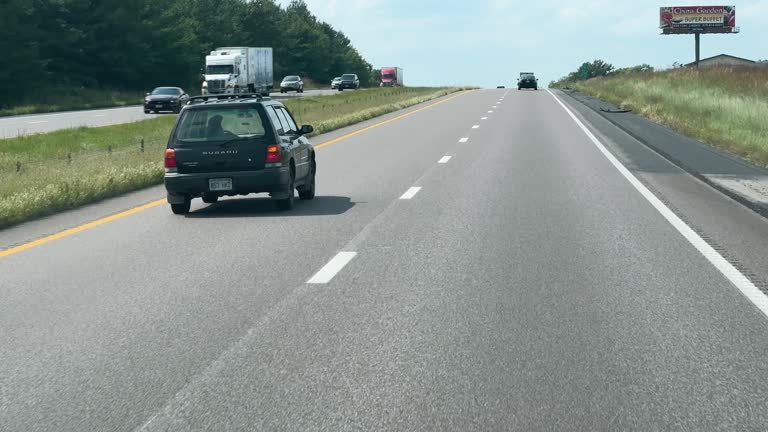
#> input picture img/lanes/lane.jpg, 768 x 432 px
$ jupyter execute lanes_edge_detection.ipynb
#> lines starting #> are read from the running program, lines starting #| are printed output that depends on the picture; after the words box and inside, x2 and y2 are one past the last pixel; in counts of white or black regions, pixels touching at a corner belong together
# Edge Detection on Road Lanes

[cell 1]
import matplotlib.pyplot as plt
import matplotlib.image as mpimg
import numpy as np
import cv2

[cell 2]
# Read in the image and convert it to grayscale
image = mpimg.imread('img/lanes/lane.jpg')
#> image is the input picture: shape (432, 768, 3); mean R, G, B 135.3, 145.9, 141.9
gray = cv2.cvtColor(image, cv2.COLOR_RGB2GRAY)
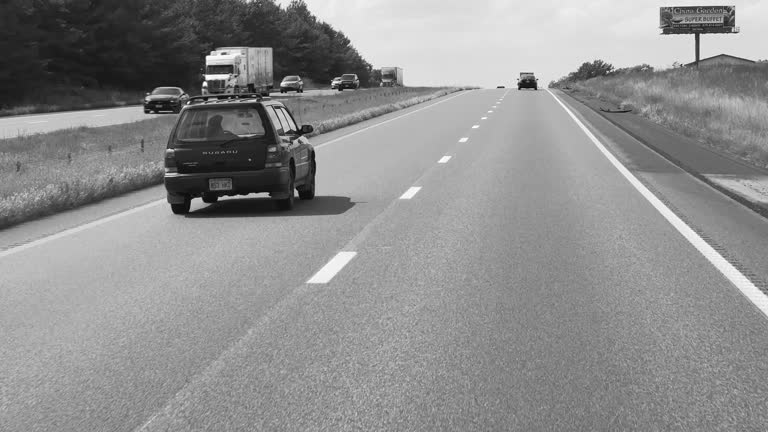
#> gray: shape (432, 768); min 5, max 254, mean 142.4
# Define a kernel size for Gaussian smoothing
kernel_size = 5  # Must be an odd number
blur_gray = cv2.GaussianBlur(gray, (kernel_size, kernel_size), 0)

# Define parameters for Canny edge detection
low_threshold = 180
high_threshold = 240
edges = cv2.Canny(blur_gray, low_threshold, high_threshold)
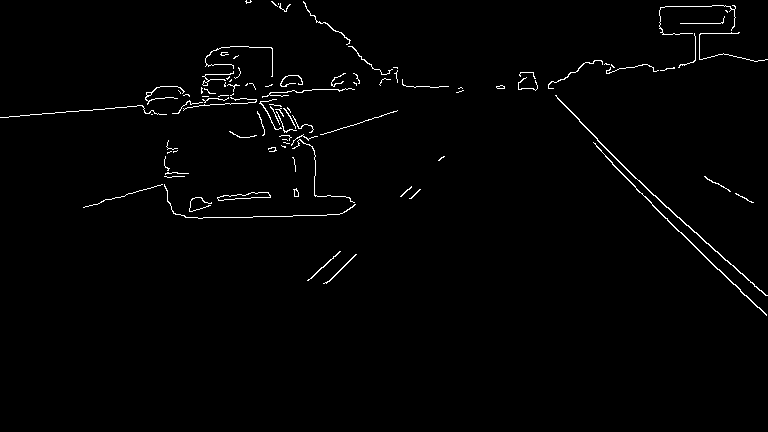
#> edges: shape (432, 768); 1.3% white in thin lines or dots, all inside (x1, y1, x2, y2) = (0, 0, 768, 316)

[cell 3]
# Display the original image
plt.figure(figsize=(12, 8))
plt.subplot(2, 2, 1)
plt.imshow(image)
plt.title("Original Image")
plt.axis('off')  # Hide axes

# Display the grayscale image
plt.subplot(2, 2, 2)
plt.imshow(gray, cmap='gray')
plt.title("Grayscale Image")
plt.axis('off')  # Hide axes


# Display the blurred image
plt.subplot(2, 2, 3)
plt.imshow(blur_gray, cmap='gray')
plt.title("Gaussian Blurred Image")
plt.axis('off')  # Hide axes


# Display the edges detected
plt.subplot(2, 2, 4)
plt.imshow(edges, cmap='Greys_r')
plt.title("Canny Edge Detection Image")
plt.axis('off')  # Hide axes

# Show all images in a neat layout
plt.tight_layout()
plt.show()
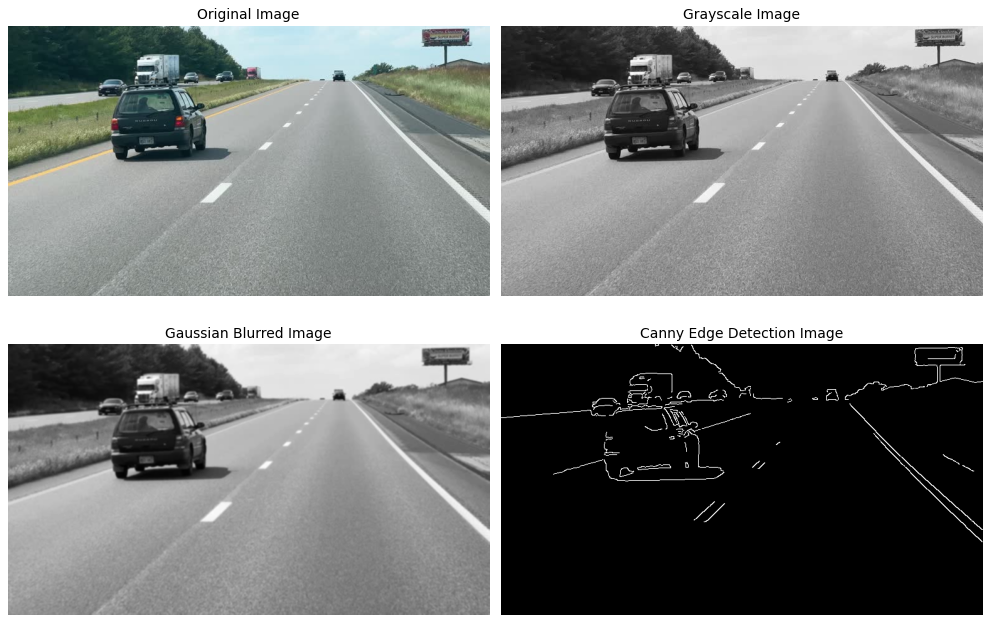
#> figure drawn by matplotlib, 4 panels
